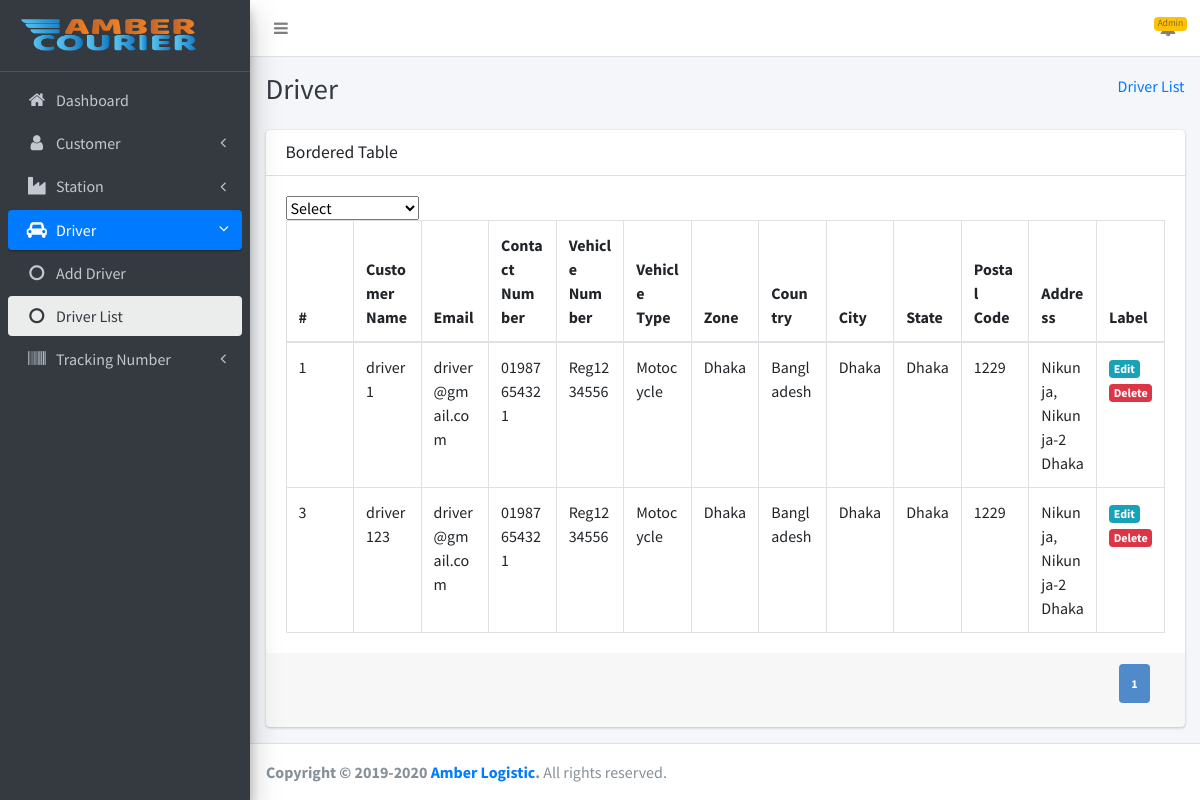
/admin/drivers/view.php (signed in), run on the app's committed database.
### tables this page shows
CREATE TABLE `drivers` (
  `id` int(11) NOT NULL,
  `username` varchar(255) DEFAULT NULL,
  `password` varchar(255) DEFAULT NULL,
  `name` varchar(255) DEFAULT NULL,
  `email` varchar(255) DEFAULT NULL,
  `contact_number` varchar(255) DEFAULT NULL,
  `vehicle_number` varchar(255) DEFAULT NULL,
  `vehicle_type` varchar(255) DEFAULT NULL COMMENT '1=Lorry/truck, 2=motorcycle',
  `zone` varchar(255) DEFAULT NULL,
  `image_path` varchar(255) DEFAULT NULL,
  `country` varchar(255) DEFAULT NULL,
  `state` varchar(255) DEFAULT NULL,
  `city` varchar(255) DEFAULT NULL,
  `post_code` varchar(255) DEFAULT NULL,
  `address` varchar(255) DEFAULT NULL,
  `created_at` timestamp NULL DEFAULT current_timestamp()
);

### admin/drivers/view.php (the view, shortened to what this page needs)
<?php
include(ROOT_PATH . "includes/db.php");
$total_pages = $con->query('SELECT * FROM drivers')->num_rows;
$page = isset($_GET['page']) && is_numeric($_GET['page']) ? $_GET['page'] : 1;
$num_results_on_page = PAGINATION;
$calc_page = ($page - 1) * $num_results_on_page;
$query = "SELECT * FROM drivers ORDER BY id LIMIT $calc_page,$num_results_on_page";
$result = mysqli_query($con, $query);
?>
<!DOCTYPE html>
<html lang="en">
<?php
include(ROOT_PATH . "admin/includes/head.php"); ?>
<body class="hold-transition sidebar-mini layout-fixed">
<div class="wrapper">
    <?php
    include(ROOT_PATH . "admin/includes/header.php");
    include(ROOT_PATH . "admin/includes/sidebar.php");
    ?>
    <div class="content-wrapper">
        <div class="content-header">
            <div class="container-fluid">
                <div class="row mb-2">
                    <div class="col-sm-6">
                        <h1 class="m-0 text-dark">Driver</h1>
                    </div>
                    <div class="col-sm-6">
                        <ol class="breadcrumb float-sm-right">
                            <li class="breadcrumb-item active"><a href="#">Driver List</a></li>
                        </ol>
                    </div>
                </div>
            </div>
        </div>
        <section class="content">
            <div class="container-fluid">
                <div class="row">
                    <div class="col-md-12">
                        <div class="card">
                            <div class="card-header">
                                <h3 class="card-title">Bordered Table</h3>
                            </div>
                            <div class="card-body">
                                <select id="mySelect">
                                    <option>Select</option>
                                </select>
                                <table class="table table-bordered" style="table-layout: fixed">
                                    <thead>
                                    <tr>
                                        <th id="id">#</th>
                                        <th id="name">Customer Name</th>
                                        <th id="email">Email</th>
                                        <th id="c_number">Contact Number</th>
                                        <th id="v_number">Vehicle Number</th>
                                        <th id="v_type">Vehicle Type</th>
                                        <th id="zone">Zone</th>
                                        <th id="country">Country</th>
                                        <th id="city">City</th>
                                        <th id="state">State</th>
                                        <th id="post_code">Postal Code</th>
                                        <th id="address">Address</th>
                                        <th id="label">Label</th>
                                    </tr>
                                    </thead>
                                    <tbody>
                                    <?php
                                    while ($row = mysqli_fetch_assoc($result)) {
                                        ?>
                                        <tr id="row<?php echo $row['id']; ?>">
                                            <td><?php echo $row['id']; ?></td>
                                            <td><?php echo $row['username']; ?></td>
                                            <td><?php echo $row['email']; ?></td>
                                            <td><?php echo $row['contact_number']; ?></td>
                                            <td><?php echo $row['vehicle_number']; ?></td>
                                            <td><?php echo $row['vehicle_type']; ?></td>
                                            <td><?php echo $row['zone']; ?></td>
                                            <td><?php echo $row['country']; ?></td>
                                            <td><?php echo $row['city']; ?></td>
                                            <td><?php echo $row['state']; ?></td>
                                            <td><?php echo $row['post_code']; ?></td>
                                            <td><?php echo $row['address']; ?></td>
                                            <td>
                                                <a href="edit.php?id=<?php echo $row['id']; ?>"><span
                                                            class="badge bg-info">Edit</span></a>
                                                <a href="#" id="<?php echo $row['id']; ?>"
                                                   onclick="deleteFunction(this.id)"><span class="badge bg-danger">Delete</span></a>
                                            </td>
                                        </tr>
                                    <?php } ?>
                                    </tbody>
                                </table>
                            </div>
                            <div class="card-footer clearfix">
                                <?php if (ceil($total_pages / $num_results_on_page) > 0): ?>
                                    <ul class="pagination  pull-right">
                                        <li class="currentpage"><a
                                                    href="view.php?page=<?php echo $page ?>"><?php echo $page ?></a>
                                        </li>
                                    </ul>
                                <?php endif; ?>
                            </div>
                        </div>
                    </div>
                </div>
            </div>
        </section>
    </div>
    <?php include(ROOT_PATH . "admin/includes/footer.php"); ?>
</div>
</body>
</html>

### assets/all/css/pagination.css (style rules this page uses)
.pagination { list-style-type: none; padding: 5px 5px; display: inline-flex; justify-content: space-between; box-sizing: border-box; }
.pagination li { box-sizing: border-box; padding-right: 10px; }
.pagination li a { box-sizing: border-box; background-color: #e2e6e6; padding: 12px; text-decoration: none; font-size: 12px; font-weight: bold; color: #616872; border-radius: 4px; }
.pagination .currentpage a { background-color: #518acb; color: #fff; }

### data on the page
drivers: id "1", username "driver1", email "driver@gmail.com", contact_number "01987654321", vehicle_number "Reg1234556", vehicle_type "Motocycle", zone "Dhaka", country "Bangladesh", city "Dhaka", state "Dhaka", post_code "1229", address "Nikunja, Nikunja-2 Dhaka"
drivers: id "3", username "driver123", email "driver@gmail.com", contact_number "01987654321", vehicle_number "Reg1234556", vehicle_type "Motocycle", zone "Dhaka", country "Bangladesh", city "Dhaka", state "Dhaka", post_code "1229", address "Nikunja, Nikunja-2 Dhaka"

### other printed values
Session::get('admin') "Admin"
$page "1"
